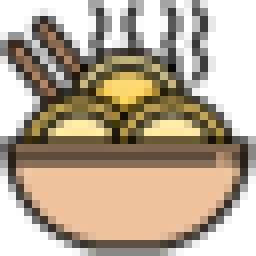
#> input picture icos/3558103-bowl-food-noodles-ramen-soup_107829.png, 32 x 32 px (shown 8 times larger)
$ python make_ico.py
#> lines starting #> are read from the running program, lines starting #| are printed output that depends on the picture
import io
import os
import struct
import sys
from PIL import Image

src = os.path.join(os.path.dirname(__file__), "3558103-bowl-food-noodles-ramen-soup_107829.png")
dst = os.path.join(os.path.dirname(__file__), "ramen-bowl.ico")

img = Image.open(src).convert("RGBA")
#> img is the input picture: PIL image 32x32 RGBA; mean R, G, B, A 88.7, 73.8, 54.2, 160.4
sizes = [16, 32, 48, 256]
images = []
for s in sizes:
    resized = img.resize((s, s), Image.LANCZOS)
    buf = io.BytesIO()
    resized.save(buf, format="PNG")
    images.append((s, buf.getvalue()))
#> this loop made 4 passes
#> pass 1, `resized = img.resize((s, s), Image.LANCZOS)`:
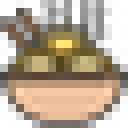
#> resized: PIL image 16x16 RGBA (shown 8 times larger); mean R, G, B, A 93.6, 77.2, 56.6, 160.6; transparent parts drawn white
#> pass 3, `resized = img.resize((s, s), Image.LANCZOS)`:
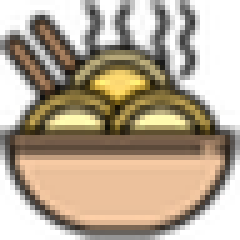
#> resized: PIL image 48x48 RGBA (shown 5 times larger); mean R, G, B, A 91, 76.1, 56, 160.3; transparent parts drawn white
#> after the loop:
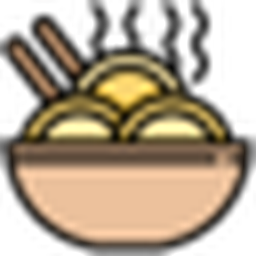
#> resized: PIL image 256x256 RGBA; mean R, G, B, A 91, 75.9, 55.8, 160.3; transparent parts drawn white
#> after the loop, images = 4 items

with open(dst, "wb") as f:
    # ICO header: reserved=0, type=1 (icon), count
    f.write(struct.pack("<HHH", 0, 1, len(images)))
    # directory entries
    offset = 6 + 16 * len(images)
#> offset = 70
    for s, data in images:
        w = 0 if s == 256 else s
        h = 0 if s == 256 else s
        f.write(struct.pack("<BBBBHHII", w, h, 0, 0, 1, 32, len(data), offset))
        offset += len(data)
#> this loop made 4 passes
#> (s, w, h, offset) on passes 1 to 4: (16, 16, 16, 958), (32, 32, 32, 2909), (48, 48, 48, 7821), (256, 0, 0, 74909)
#> after the loop, offset = 74909
    # image data
    for _, data in images:
        f.write(data)

print(f"ICO gerado: {dst} ({os.path.getsize(dst)} bytes)")
